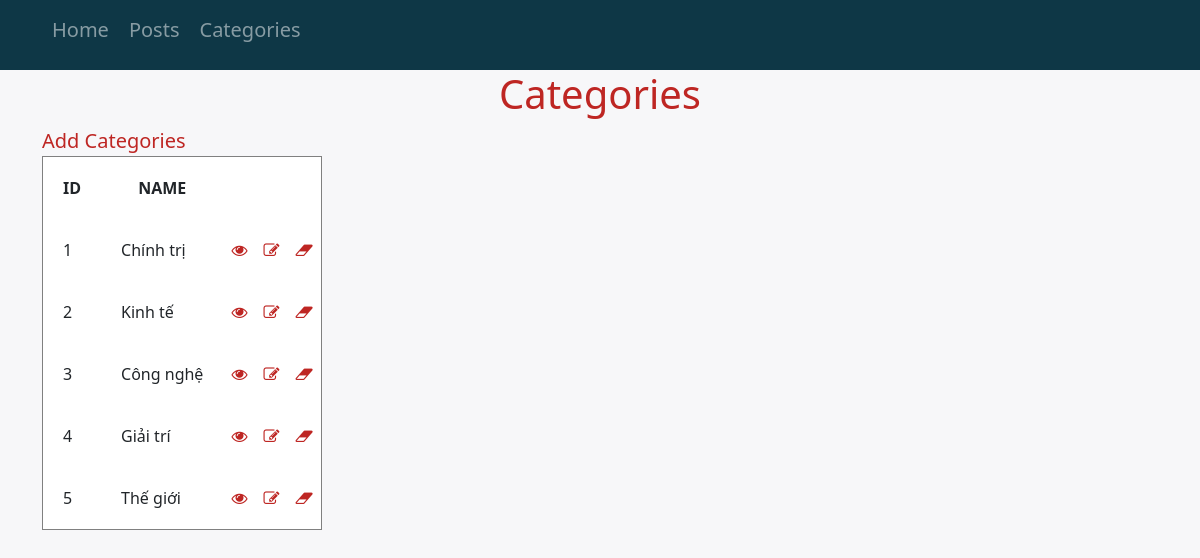
Page /admin/cate_view.php on the committed database.
### tables this page shows
CREATE TABLE `category` (
  `id_category` int(11) NOT NULL,
  `NAME` varchar(500) NOT NULL
);

### admin/cate_view.php (the view, shortened to what this page needs)
<head>
    <link rel="stylesheet" href="https://cdnjs.cloudflare.com/ajax/libs/font-awesome/4.7.0/css/font-awesome.min.css">
</head>
<!DOCTYPE html>
<html lang="en">
<head>
    <link rel="stylesheet" href="https://cdnjs.cloudflare.com/ajax/libs/font-awesome/4.7.0/css/font-awesome.min.css">
    <link rel="stylesheet" href="./public/css/bootstrap.min.css">
    <link rel="stylesheet" href="./public/css/post.css">
</head>
<body>
    <?php
    include 'header_admin.php';
    ?>
    <section class="body">
        <div class="container">
            <div class="title">
                <h1>Categories</h1>
            </div>
            <div class="link">
                <a href="cate_add.php">
                    Add Categories
                </a>
            </div>
            <table border="1">
                <tr>
                    <th>ID</th>
                    <th>NAME</th>
                </tr>
                <?php
        require 'posts_connect.php';
        $query=mysqli_query($conn,"select * from `category`");
        while($row=mysqli_fetch_array($query)){
    ?>
                <tr>
                    <td><?php echo $row['id_category']; ?></td>
                    <td><?php echo $row['NAME']; ?></td>
                    <td class="icon"><a href="../pages/search.php?idCategory=<?php echo $row['id_category']; ?>"><i
                                class="fa fa-eye" aria-hidden="true" title="View"></i></a></td>
                    <td class="icon"><a href="cate_edit.php?id_category=<?php echo $row['id_category']; ?>"><i
                                class="fa fa-pencil-square-o" aria-hidden="true" title="Edit"></i></a></td>
                    <td class="icon"><a href="cate_delete.php?id_category=<?php echo $row['id_category']; ?>"><i
                                class="fa fa-eraser" aria-hidden="true" title="Delete"></i></a></td>
                </tr>
                <?php
    }
    ?>
            </table>
        </div>
    </section>
</body>
</html>

### admin/public/css/post.css (style rules this page uses)
* { padding: 0; margin: 0; }
body { background: #f7f7f9; }
a { text-decoration: none; }
.body .title h1 { color: #be2623; text-align: center; }
.body table { background: #fff; }
.body .link { width: auto; }
.body .link a { font-size: 20px; color: #be2623; }
.body table tr th { padding: 20px; text-align: center; }
.body table tr td { padding: 20px; }
.body table tr .icon { padding: 8px; }
.body table tr .icon a i { color: #be2623; }

### rows in the picture
category: id_category "1", NAME "Chính trị"
category: id_category "2", NAME "Kinh tế"
category: id_category "3", NAME "Công nghệ"
category: id_category "4", NAME "Giải trí"
category: id_category "5", NAME "Thế giới"
